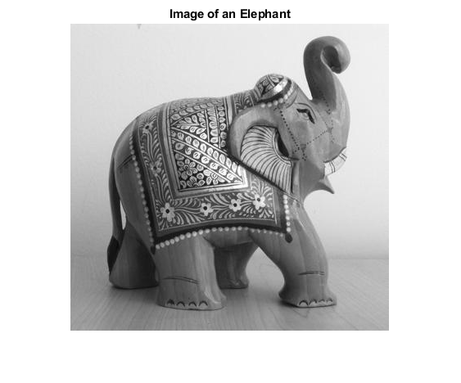
#> input picture images/match_scene01_2.png, 461 x 383 px, shrunk from 563 x 468 before the run, found by its file name
$ python withSIFT_FLANN.py
#> lines starting #> are read from the running program, lines starting #| are printed output that depends on the picture
import numpy as np
import cv2
import matplotlib.pyplot as plt

img1 = cv2.imread('images/match_scene01_2.png',cv2.IMREAD_GRAYSCALE)
#> img1 is the input picture: shape (383, 461); min 0, max 255, mean 199.7
img2 = cv2.imread('images/match_scene01_3.png',cv2.IMREAD_GRAYSCALE)
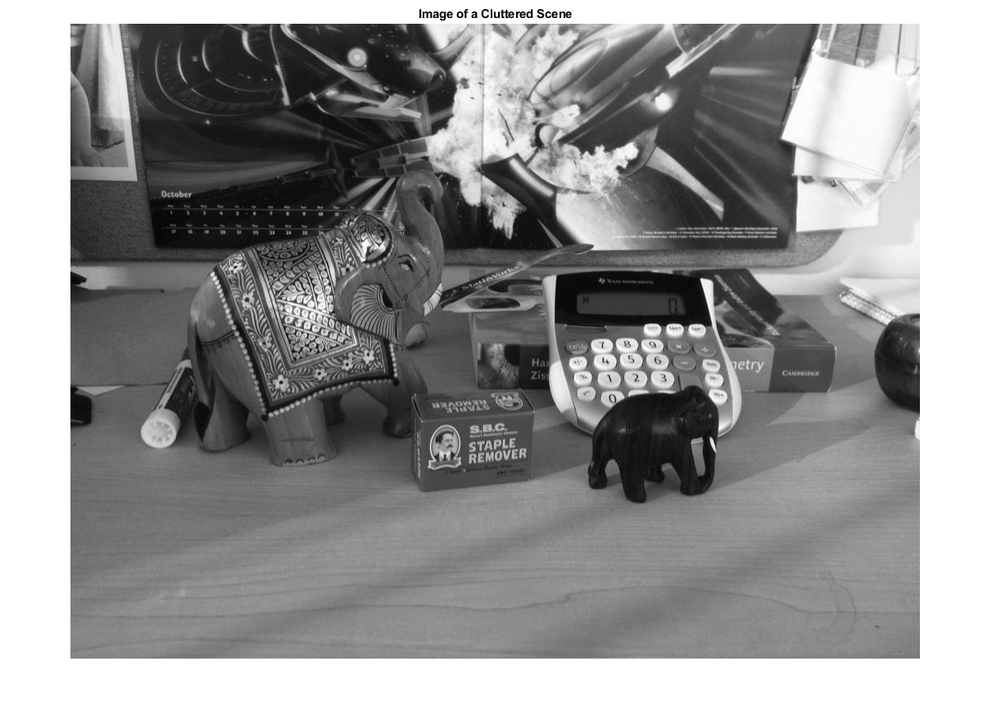
#> input picture images/match_scene01_3.png, 992 x 711 px, shrunk from 1211 x 868 before the run, found by its file name
#> img2 is the input picture: shape (711, 992); min 0, max 255, mean 145.7

sift = cv2.SIFT_create()

kp1, des1 = sift.detectAndCompute(img1,None)
#> kp1 = 637 keypoints; strongest (x, y, size): (211, 14, 1.8), (262, 15, 1.8), (288, 12, 2.1), (216, 11, 2.5)
kp2, des2 = sift.detectAndCompute(img2,None)
#> kp2 = 2445 keypoints; strongest (x, y, size): (460, 15, 1.8), (529, 15, 1.8), (548, 15, 1.8), (502, 12, 1.9)

FLANN_INDEX_KDTREE = 1
index_params = dict(algorithm = FLANN_INDEX_KDTREE, trees = 5)
search_params = dict(checks=50)
flann = cv2.FlannBasedMatcher(index_params,search_params)
matches = flann.knnMatch(des1,des2,k=2)
#> matches = 637 matches

matchesMask = [[0,0] for i in range(len(matches))]
#> matchesMask = 637 pairs, first value 0 to 0, second value 0 to 0

for i,(m,n) in enumerate(matches):
    if m.distance < 0.7*n.distance:
        matchesMask[i]=[1,0]
#> after the loop, matchesMask = 637 pairs, first value 0 to 1, second value 0 to 0
draw_params = dict(matchColor = (0,255,0),
                   singlePointColor = (255,0,0),
                   matchesMask = matchesMask,
                   flags = cv2.DrawMatchesFlags_DEFAULT)
#> draw_params = 4 items
img3 = cv2.drawMatchesKnn(img1,kp1,img2,kp2,matches,None,**draw_params)
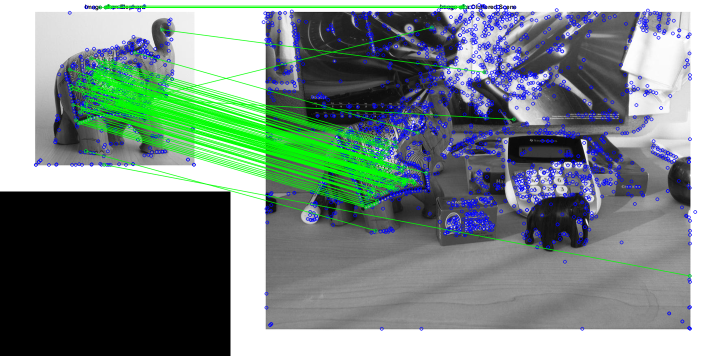
#> img3: shape (711, 1453, 3) (shown at 1/2 size); mean of channels 0, 1, 2 130.6, 134.3, 119.4; drawn as B, G, R
cv2.imshow("result",img3)
cv2.waitKey(0)
cv2.destroyAllWindows()
